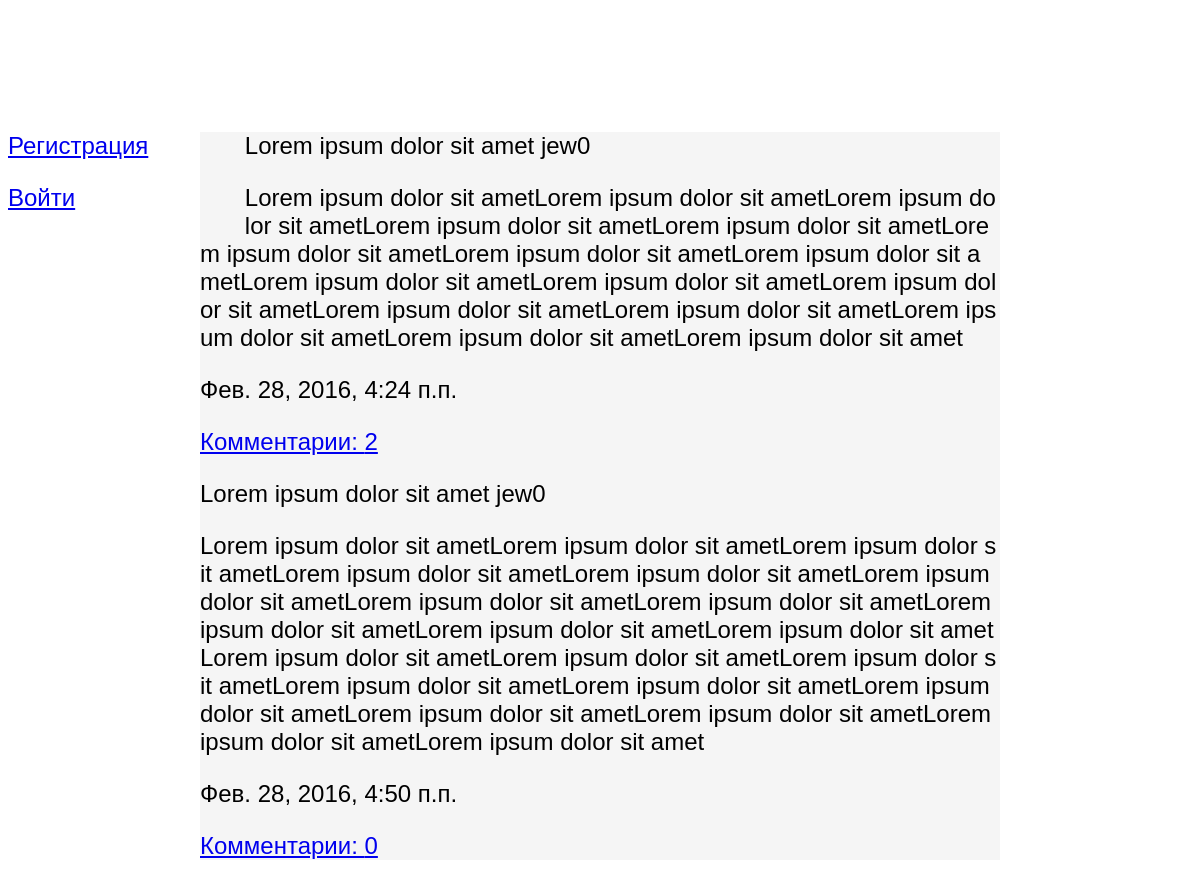
Before: / with the older database file.
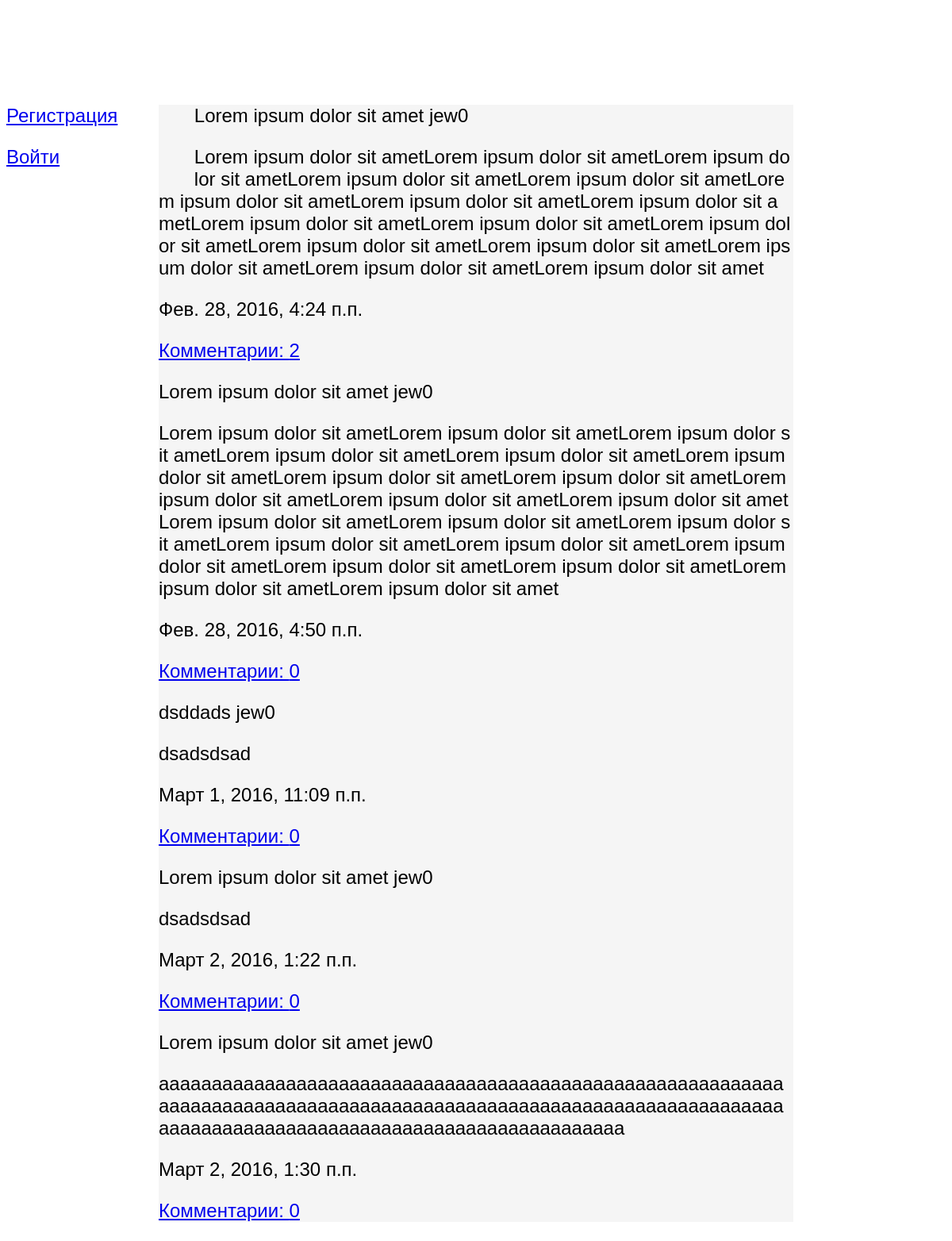
After: the same page with the newer database file.
### blog/models.py (models this page shows, shortened)
class Post(models.Model):
    title = models.CharField(max_length=200)
    text = models.TextField()
    author = models.ForeignKey('auth.User')
    tags = models.SlugField(blank=True, null=True)
    time_published = models.DateTimeField(auto_now_add=True)
    time_edited = models.DateTimeField(auto_now_add=True)
    approved = models.BooleanField(default=False)
    rating = models.IntegerField(default=0)

### blog/views.py (the view)
# urls.py: url(r'^$', views.main_page, name='main_page'),
def main_page(request):
    posts = Post.objects.all()
    return render(request, 'blog/main_page.html', {'posts': posts})

### templates/blog/main_page.html
{% extends 'blog/main_page_carcass.html' %}
{%block content%}
{% for post in posts %}
    <p>{{ post.title }} {{ post.author }}{{ post.rating }}</p>
    <p>{{ post.text }}</p>
    <p>{{ post.time_published }}</p>
    <p><a href="/blog/{{ post.id }}/">Комментарии: {{ post.comment_set.count }}</a></p>
    {% endfor %}
{% endblock %}

Changed rows visible on the page:
added Post: title "dsddads", author "jew", rating "0", text "dsadsdsad", time_published "Март 1, 2016, 11:09 п.п.", comment_set.count "0"
added Post: title "Lorem ipsum dolor sit amet", author "jew", rating "0", text "dsadsdsad", time_published "Март 2, 2016, 1:22 п.п.", comment_set.count "0"
added Post: title "Lorem ipsum dolor sit amet", author "jew", rating "0", text "aaaaaaaaaaaaaaaaaaaaaaaaaaaaaaaaaaaaaaaaaaaaaaaaaaaaaaaaaaaaaaaaaaaaaaaaaaaaaaaaaaaaaaaaaaaaaaaaaaaaaaaaaaaaaaaaaaaaaaaaaaaaaaaaaaaaaaaaaaaaaaaaaaaaaaaaaaaaaaaaaa", time_published "Март 2, 2016, 1:30 п.п.", comment_set.count "0"
